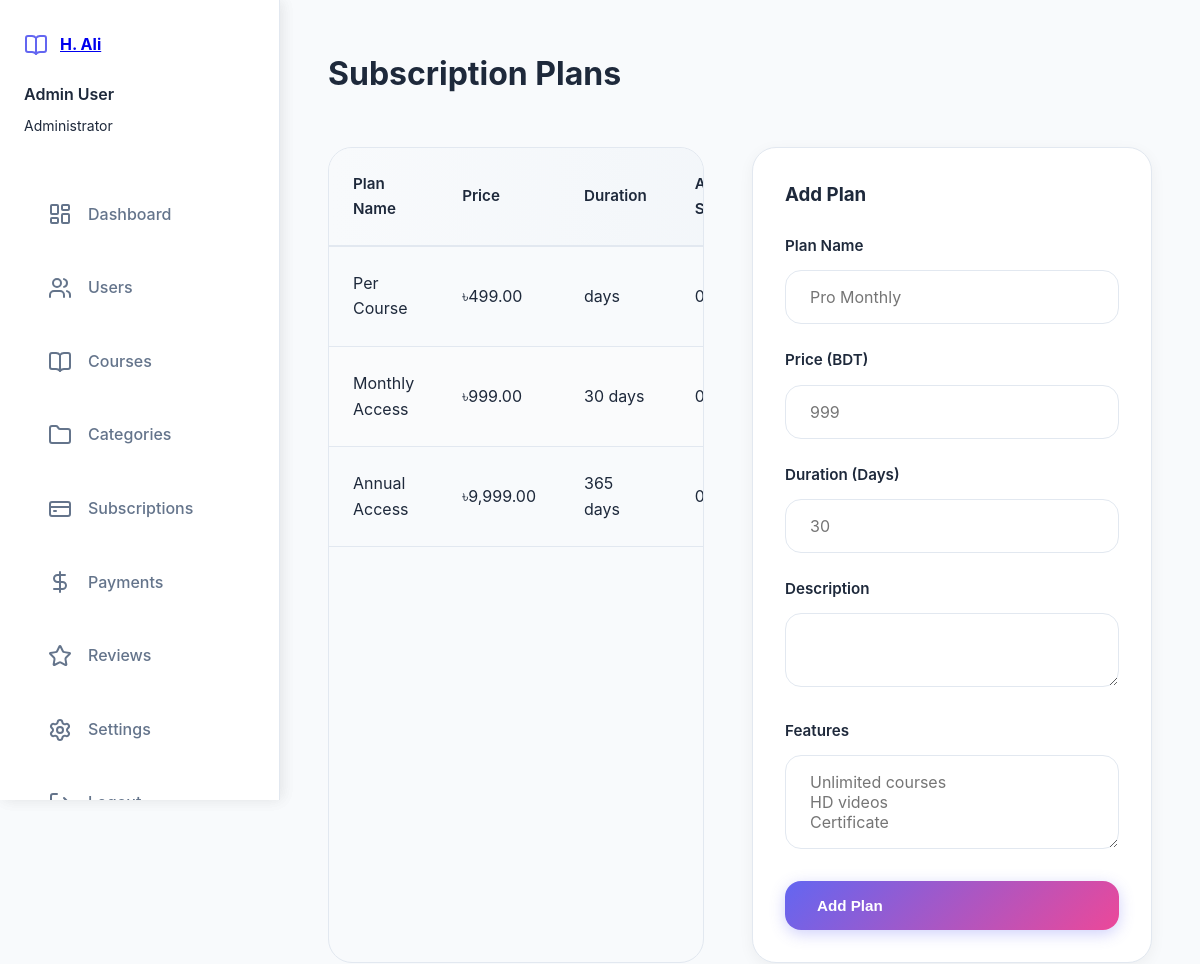
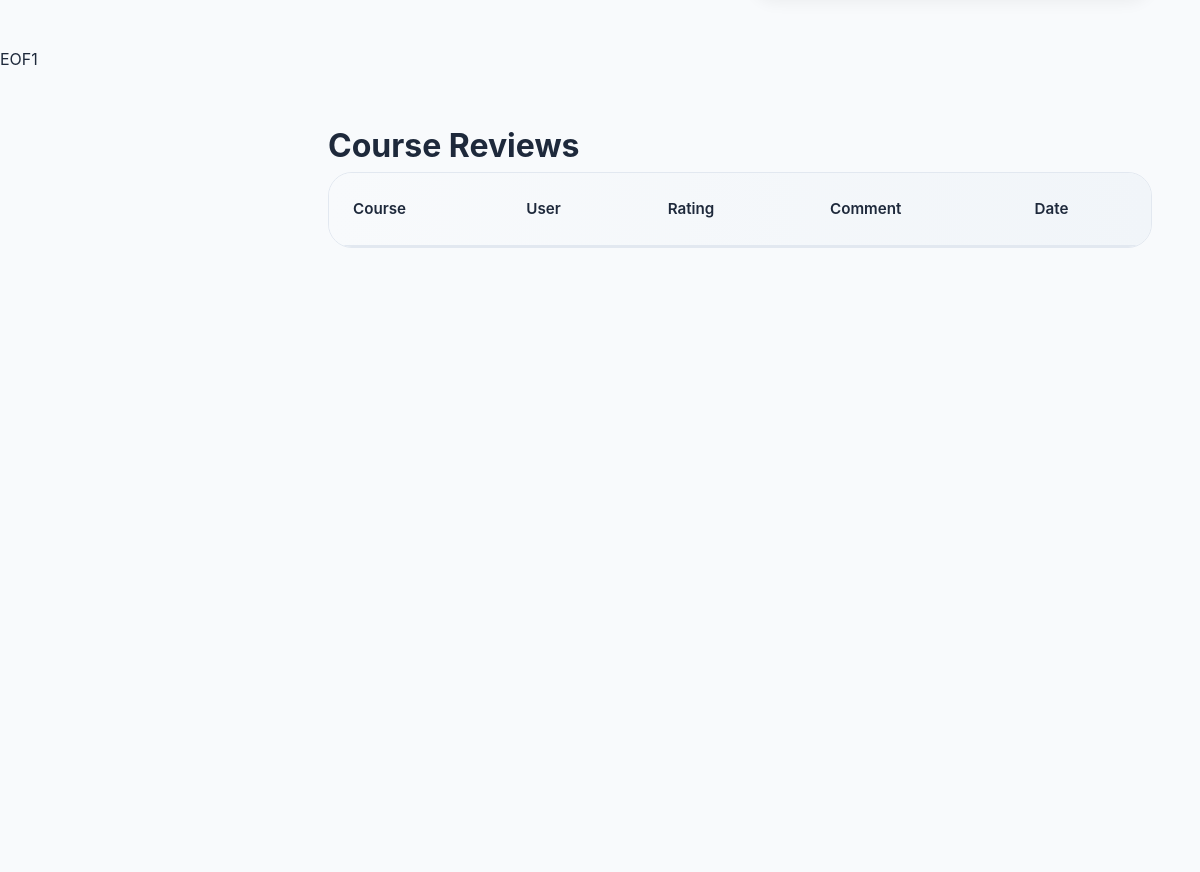
Screenshot of /admin/reviews.php (signed in) with the database file from the repository (2 pictures, top to bottom).
### tables this page shows
CREATE TABLE IF NOT EXISTS `subscription_plans` (
  `id` INT UNSIGNED AUTO_INCREMENT PRIMARY KEY,
  `name` VARCHAR(100) NOT NULL,
  `description` TEXT NULL,
  `type` ENUM('monthly', 'annual', 'per_course', 'lifetime') NOT NULL,
  `price` INT UNSIGNED NOT NULL COMMENT 'Price in paisa (smallest currency unit)',
  `currency` VARCHAR(10) DEFAULT 'BDT' NOT NULL,
  `duration_days` INT UNSIGNED NULL COMMENT 'NULL for lifetime plans',
  `features` TEXT NULL COMMENT 'JSON string of features',
  `is_active` BOOLEAN DEFAULT TRUE NOT NULL,
  `created_at` TIMESTAMP DEFAULT CURRENT_TIMESTAMP NOT NULL,
  `updated_at` TIMESTAMP DEFAULT CURRENT_TIMESTAMP ON UPDATE CURRENT_TIMESTAMP NOT NULL,
  INDEX `idx_active` (`is_active`)
);

CREATE TABLE IF NOT EXISTS `users` (
  `id` INT UNSIGNED AUTO_INCREMENT PRIMARY KEY,
  `open_id` VARCHAR(64) NULL UNIQUE,
  `email` VARCHAR(320) NOT NULL UNIQUE,
  `password_hash` VARCHAR(255) NULL,
  `name` VARCHAR(255) NOT NULL,
  `phone_number` VARCHAR(20) NULL,
  `role` ENUM('admin', 'instructor', 'student') DEFAULT 'student' NOT NULL,
  `email_verified` BOOLEAN DEFAULT FALSE NOT NULL,
  `phone_verified` BOOLEAN DEFAULT FALSE NOT NULL,
  `bio` TEXT NULL,
  `avatar_url` TEXT NULL,
  `login_method` VARCHAR(64) NULL,
  `created_at` TIMESTAMP DEFAULT CURRENT_TIMESTAMP NOT NULL,
  `updated_at` TIMESTAMP DEFAULT CURRENT_TIMESTAMP ON UPDATE CURRENT_TIMESTAMP NOT NULL,
  `last_signed_in` TIMESTAMP DEFAULT CURRENT_TIMESTAMP NOT NULL,
  INDEX `idx_email` (`email`),
  INDEX `idx_role` (`role`)
);

### config/config.php (called while the page is built, shortened)
<?php
function getCurrentUser() {
    $pdo = getDBConnection();
    $stmt = $pdo->prepare("SELECT * FROM users WHERE id = ?");
    $stmt->execute([$_SESSION['user_id']]);
    return $stmt->fetch();
}
function formatCurrency($amount) {
    return '৳' . number_format($amount / 100, 2);
}

### admin/reviews.php (the view, shortened to what this page needs)
<?php
require_once '../config/config.php';
$pdo = getDBConnection();
$stmt = $pdo->query("
    SELECT sp.*,
    (SELECT COUNT(*) FROM subscriptions WHERE plan_id = sp.id) as active_subscriptions
    FROM subscription_plans sp
    ORDER BY sp.price ASC
");
$plans = $stmt->fetchAll();
?>
<!DOCTYPE html>
<html lang="en">
<head>
    <link rel="stylesheet" href="/assets/css/style.css">
</head>
<body>
    <div class="dashboard-container">
        <?php include 'sidebar.php'; ?>
        <main class="main-content">
            <div style="display: flex; justify-content: space-between; align-items: center; margin-bottom: var(--spacing-2xl);">
                <h1>Subscription Plans</h1>
            </div>
            <div style="display: grid; grid-template-columns: 1fr 400px; gap: var(--spacing-2xl);">
                <div class="data-table">
                    <table>
                        <thead>
                            <tr>
                                <th>Plan Name</th>
                                <th>Price</th>
                                <th>Duration</th>
                                <th>Active Subs</th>
                            </tr>
                        </thead>
                        <tbody>
                            <?php foreach ($plans as $plan): ?>
                                <tr>
                                    <td><?php echo htmlspecialchars($plan['name']); ?></td>
                                    <td><?php echo formatCurrency($plan['price']); ?></td>
                                    <td><?php echo $plan['duration_days']; ?> days</td>
                                    <td><?php echo $plan['active_subscriptions']; ?></td>
                                </tr>
                            <?php endforeach; ?>
                        </tbody>
                    </table>
                </div>
                <div class="card" style="padding: var(--spacing-xl); height: fit-content;">
                    <h3 style="margin-bottom: var(--spacing-lg);">Add Plan</h3>
                    <form method="POST">
                        <div class="form-group">
                            <label class="form-label">Plan Name</label>
                            <input type="text" name="name" required class="form-input" placeholder="Pro Monthly">
                        </div>
                        <div class="form-group">
                            <label class="form-label">Price (BDT)</label>
                            <input type="number" name="price" required class="form-input" placeholder="999" step="0.01">
                        </div>
                        <div class="form-group">
                            <label class="form-label">Duration (Days)</label>
                            <input type="number" name="duration" required class="form-input" placeholder="30">
                        </div>
                        <div class="form-group">
                            <label class="form-label">Description</label>
                            <textarea name="description" class="form-input" rows="2"></textarea>
                        </div>
                        <div class="form-group">
                            <label class="form-label">Features</label>
                            <textarea name="features" class="form-input" rows="3" placeholder="Unlimited courses&#10;HD videos&#10;Certificate"></textarea>
                        </div>
                        <button type="submit" name="add_plan" class="btn btn-primary" style="width: 100%;">Add Plan</button>
                    </form>
                </div>
            </div>
        </main>
    </div>
</body>
</html>
<?php
require_once '../config/config.php';
?>
<!DOCTYPE html>
<html lang="en">
<head>
    <link rel="stylesheet" href="/assets/css/style.css">
</head>
<body>
    <div class="dashboard-container">
        <?php include 'sidebar.php'; ?>
        <main class="main-content">
            <h1>Course Reviews</h1>
            <div class="data-table">
                <table>
                    <thead>
                        <tr>
                            <th>Course</th>
                            <th>User</th>
                            <th>Rating</th>
                            <th>Comment</th>
                            <th>Date</th>
                        </tr>
                    </thead>
                </table>
            </div>
        </main>
    </div>
</body>
</html>

### admin/sidebar.php
<aside class="sidebar">
    <div style="margin-bottom: var(--spacing-2xl);">
        <a href="/" style="display: flex; align-items: center; gap: var(--spacing-sm); margin-bottom: var(--spacing-lg);">
            <i data-lucide="book-open" style="width: 24px; height: 24px; color: var(--primary);"></i>
            <span style="font-weight: 700;" class="text-gradient"><?php echo SITE_NAME; ?></span>
        </a>
        <div>
            <div style="font-weight: 600; margin-bottom: var(--spacing-xs);"><?php echo htmlspecialchars($user['name'] ?? getCurrentUser()['name']); ?></div>
            <div style="font-size: 0.875rem; color: var(--muted-foreground);">Administrator</div>
        </div>
    </div>
    <nav>
        <ul class="sidebar-nav">
            <li><a href="/admin/dashboard.php"><i data-lucide="layout-dashboard"></i> Dashboard</a></li>
            <li><a href="/admin/users.php"><i data-lucide="users"></i> Users</a></li>
            <li><a href="/admin/courses.php"><i data-lucide="book-open"></i> Courses</a></li>
            <li><a href="/admin/categories.php"><i data-lucide="folder"></i> Categories</a></li>
            <li><a href="/admin/subscriptions.php"><i data-lucide="credit-card"></i> Subscriptions</a></li>
            <li><a href="/admin/payments.php"><i data-lucide="dollar-sign"></i> Payments</a></li>
            <li><a href="/admin/reviews.php"><i data-lucide="star"></i> Reviews</a></li>
            <li><a href="/admin/settings.php"><i data-lucide="settings"></i> Settings</a></li>
            <li><a href="/logout.php"><i data-lucide="log-out"></i> Logout</a></li>
        </ul>
    </nav>
</aside>

### assets/css/style.css (style rules this page uses)
:root { --primary: #6366f1; --primary-light: #818cf8; --primary-dark: #4f46e5; --secondary: #ec4899; --secondary-light: #f472b6; --tertiary: #06b6d4; --success: #10b981; --warning: #f59e0b; --danger: #ef4444; --info: #3b82f6; --gradient-primary: linear-gradient(135deg, #6366f1 0%, #ec4899 100%); --gradient-secondary: linear-gradient(135deg, #06b6d4 0%, #3b82f6 100%); --gradient-success: linear-gradient(135deg, #10b981 0%, #06b6d4 100%); --gradient-warning: linear-gradient(135deg, #f59e0b 0%, #ec4899 100%); --bg-primary: #ffffff; --bg-secondary: #f8fafc; --bg-tertiary: #f1f5f9; --text-primary: #1e293b; --text-secondary: #64748b; --border-color: #e2e8f0; --spacing-xs: 0.5rem; --spacing-sm: 0.75rem; --spacing-md: 1rem; --spacing-lg: 1.5rem; --spacing-xl: 2rem; --spacing-2xl: 3rem; --radius-sm: 0.375rem; --radius-md: 0.5rem; --radius-lg: 1rem; --radius-xl: 1.5rem; }
* { margin: 0; padding: 0; box-sizing: border-box; }
body { font-family: 'Poppins', 'Inter', sans-serif; background-color: var(--bg-secondary); color: var(--text-primary); line-height: 1.6; }
.dashboard-container { display: grid; grid-template-columns: 280px 1fr; min-height: 100vh; background-color: var(--bg-secondary); }
.sidebar { background: var(--bg-primary); border-right: 1px solid var(--border-color); padding: var(--spacing-xl) var(--spacing-lg); position: fixed; left: 0; top: 0; height: 100vh; width: 280px; overflow-y: auto; box-shadow: 2px 0 15px rgba(0, 0, 0, 0.05); }
.sidebar-nav { list-style: none; }
.sidebar-nav li { margin-bottom: var(--spacing-md); }
.sidebar-nav a { display: flex; align-items: center; gap: var(--spacing-md); padding: var(--spacing-md) var(--spacing-lg); border-radius: var(--radius-lg); text-decoration: none; color: var(--text-secondary); transition: all 0.3s ease; font-weight: 500; }
.main-content { grid-column: 2; padding: var(--spacing-2xl); overflow-y: auto; }
.card { background: var(--bg-primary); border-radius: var(--radius-xl); border: 1px solid var(--border-color); box-shadow: 0 4px 15px rgba(0, 0, 0, 0.05); transition: all 0.3s ease; }
.card h2, .card h3 { color: var(--text-primary); margin-bottom: var(--spacing-lg); }
.data-table { overflow-x: auto; border-radius: var(--radius-xl); border: 1px solid var(--border-color); }
.data-table table { width: 100%; border-collapse: collapse; }
.data-table thead { background: linear-gradient(90deg, #f8fafc 0%, #f1f5f9 100%); border-bottom: 2px solid var(--border-color); }
.data-table th { padding: var(--spacing-lg); text-align: left; font-weight: 600; color: var(--text-primary); font-size: 0.95rem; }
.data-table td { padding: var(--spacing-lg); border-bottom: 1px solid var(--border-color); }
.data-table tbody tr:nth-child(even) { background-color: #fafbfc; }
.form-group { margin-bottom: var(--spacing-lg); }
.form-label { display: block; margin-bottom: var(--spacing-sm); font-weight: 600; color: var(--text-primary); font-size: 0.95rem; }
.form-input, .form-select, textarea { width: 100%; padding: var(--spacing-md) var(--spacing-lg); border: 1px solid var(--border-color); border-radius: var(--radius-lg); font-family: inherit; font-size: 1rem; transition: all 0.3s ease; }
.btn { padding: var(--spacing-md) var(--spacing-xl); border: none; border-radius: var(--radius-lg); font-weight: 600; cursor: pointer; transition: all 0.3s ease; display: inline-flex; align-items: center; gap: var(--spacing-sm); font-size: 0.95rem; }
.btn-primary { background: var(--gradient-primary); color: white; box-shadow: 0 4px 15px rgba(99, 102, 241, 0.3); }

### rows the page displays
subscription_plans: name "Per Course", price "৳499.00", active_subscriptions "0"
subscription_plans: name "Monthly Access", price "৳999.00", duration_days "30", active_subscriptions "0"
subscription_plans: name "Annual Access", price "৳9,999.00", duration_days "365", active_subscriptions "0"
users: name "Admin User"

### other values shown
SITE_NAME "H. Ali"
